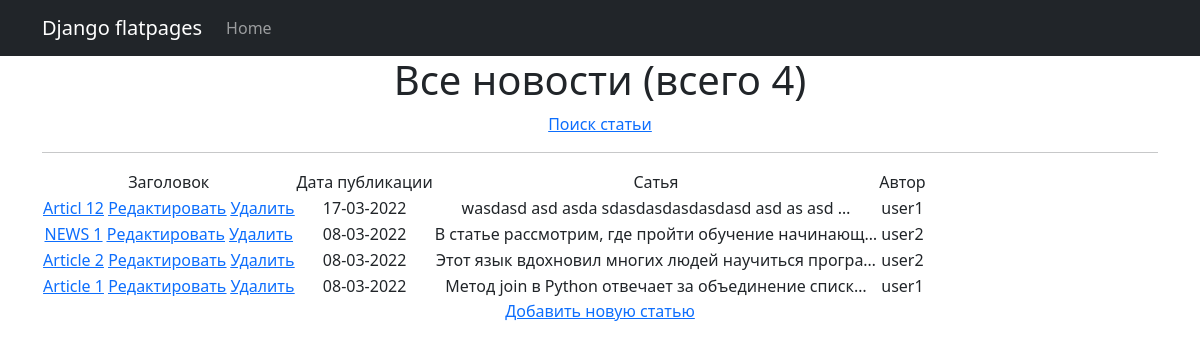
Before: /news/ with the older database file.
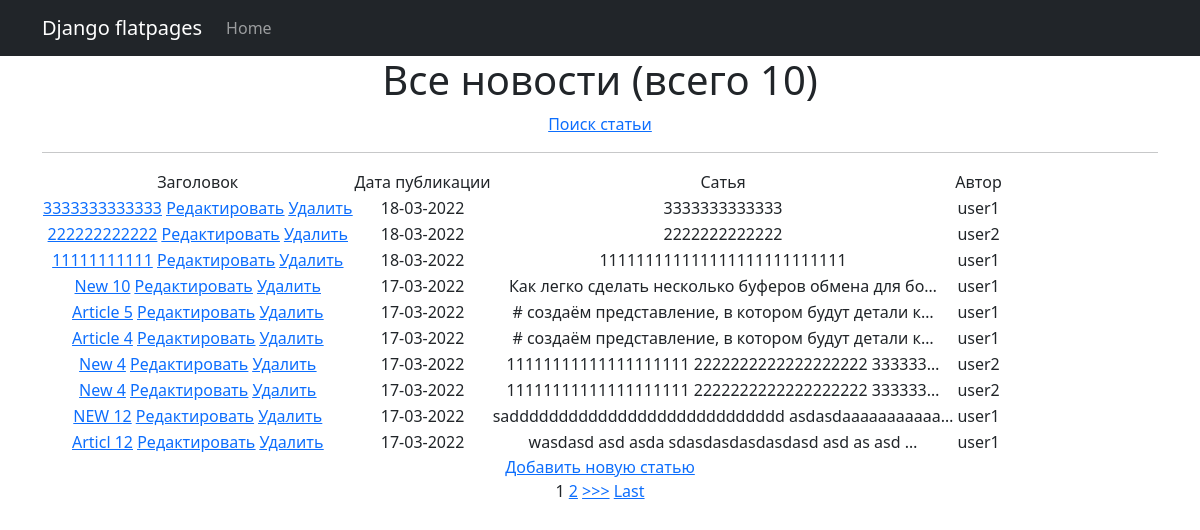
After: the same page with the newer database file.
### News_Portal/models.py (models this page shows, shortened)
class Post(models.Model):
    title = models.CharField(max_length=255)
    text = models.TextField()
    rating = models.SmallIntegerField(default=0)
    NEWS = 'NW'
    ARTICLE = 'AR'
    CAT_CHOICES = (
        (NEWS, 'Новость'),
        (ARTICLE, 'Статья'),
    )
    type = models.CharField(max_length=2, choices=CAT_CHOICES, default=ARTICLE)
    date = models.DateTimeField(auto_now_add=True)
    author = models.ForeignKey(Author, on_delete=models.CASCADE)
    category = models.ManyToManyField(Category, through='PostCategory')

class Author(models.Model):
    user = models.OneToOneField(User, on_delete=models.CASCADE)
    rating = models.SmallIntegerField(default=0)

### News_Portal/views.py (the view)
# urls.py: path('', PostList.as_view()),
class PostList(ListView):
    model = Post  # указываем модель, объекты которой мы будем выводить
    template_name = 'new_list.html'  # указываем имя шаблона, в котором будет лежать HTML, в котором будут все инструкции о том, как именно пользователю должны вывестись наши объекты
    context_object_name = 'news'
    paginate_by = 10  # поставим постраничный вывод в 10 элементов
    ordering = ['-id']
    def get_context_data(self, **kwargs):
        context = super().get_context_data(**kwargs)
        context['filter'] = PostSearch(self.request.GET, queryset=self.get_queryset())  # вписываем наш фильтр в контекст
        return context

### templates/new_list.html (shortened to what this page needs)
{% extends 'flatpages/default.html' %}
{% block content %}
    <h1>Все новости (всего {{ news|length }})</h1>
    <a href="{% url 'new_search' %}">Поиск статьи</a> <br>
    <hr>
    {% if news %}
        <table>
            <tr>
                <td>
                    Заголовок
                </td>
                <td>
                    Дата публикации
                </td>
                <td>
                    Сатья
                </td>
                <td>
                    Автор
                </td>
            </tr>
            {% for new in news %}
                <tr>
                    <td>
                        <a href="{% url 'new_detail' new.id %}">{{ new.title }}</a>
                        <a href="{% url 'new_update' new.id %}"><u>Редактировать</u></a>
                        <a href="{% url 'new_delete' new.id %}"><u> Удалить </u></a>
                    </td>
                    <td>
                        {{ new.date|date:'d-m-Y' }}
                    </td>
                    <td>
                        {{ new.text|truncatechars:50 }}
                    </td>
                    <td>
                        {{ new.author.user }}
                    </td>
                </tr>
            {% endfor %}
        </table>
    {% else %}
        <h2>НОВОСТЕЙ НЕТ!</h2>
    {% endif %}
    <a href="{% url 'new_create' %}">Добавить новую статью</a> <br>
    {% if is_paginated %}
        {% for num in page_obj.paginator.page_range %}
            {% if page_obj.number == num %}
                <a>{{ num }}</a>
            {% elif num > page_obj.number|add:'-3' and num < page_obj.number|add:'3' %}
                <a href="?page={{ num }}">{{ num }}</a>
            {% endif %}
        {% endfor %}
        {% if page_obj.has_next %}
            <a href="?page={{ page_obj.next_page_number }}">>>></a>
            <a href="?page={{ page_obj.paginator.num_pages }}">Last</a>
        {% endif %}
    {% endif %}
{% endblock content %}

Changed rows visible on the page:
no longer on this page (row unchanged): Post: title "NEWS 1", date "08-03-2022", text "В статье рассмотрим, где пройти обучение начинающ…", author.user "user2"
no longer on this page (row unchanged): Post: title "Article 2", date "08-03-2022", text "Этот язык вдохновил многих людей научиться програ…", author.user "user2"
no longer on this page (row unchanged): Post: title "Article 1", date "08-03-2022", text "Метод join в Python отвечает за объединение списк…", author.user "user1"
added Post: title "3333333333333", date "18-03-2022", text "3333333333333", author.user "user1"
added Post: title "222222222222", date "18-03-2022", text "2222222222222", author.user "user2"
added Post: title "11111111111", date "18-03-2022", text "111111111111111111111111111", author.user "user1"
added Post: title "New 10", date "17-03-2022", text "Как легко сделать несколько буферов обмена для бо…", author.user "user1"
added Post: title "Article 5", date "17-03-2022", text "# создаём представление, в котором будут детали к…", author.user "user1"
added Post: title "Article 4", date "17-03-2022", text "# создаём представление, в котором будут детали к…", author.user "user1"
added Post: title "New 4", date "17-03-2022", text "11111111111111111111 2222222222222222222 333333…", author.user "user2"
added Post: title "New 4", date "17-03-2022", text "11111111111111111111 2222222222222222222 333333…", author.user "user2"
added Post: title "NEW 12", date "17-03-2022", text "sadddddddddddddddddddddddddddd asdasdaaaaaaaaaaa…", author.user "user1"
Other visible differences:
{{ news|length }}: "4" → "10"
new list line: "1"
new list line: "2"
text now shown: ">>> Last"
